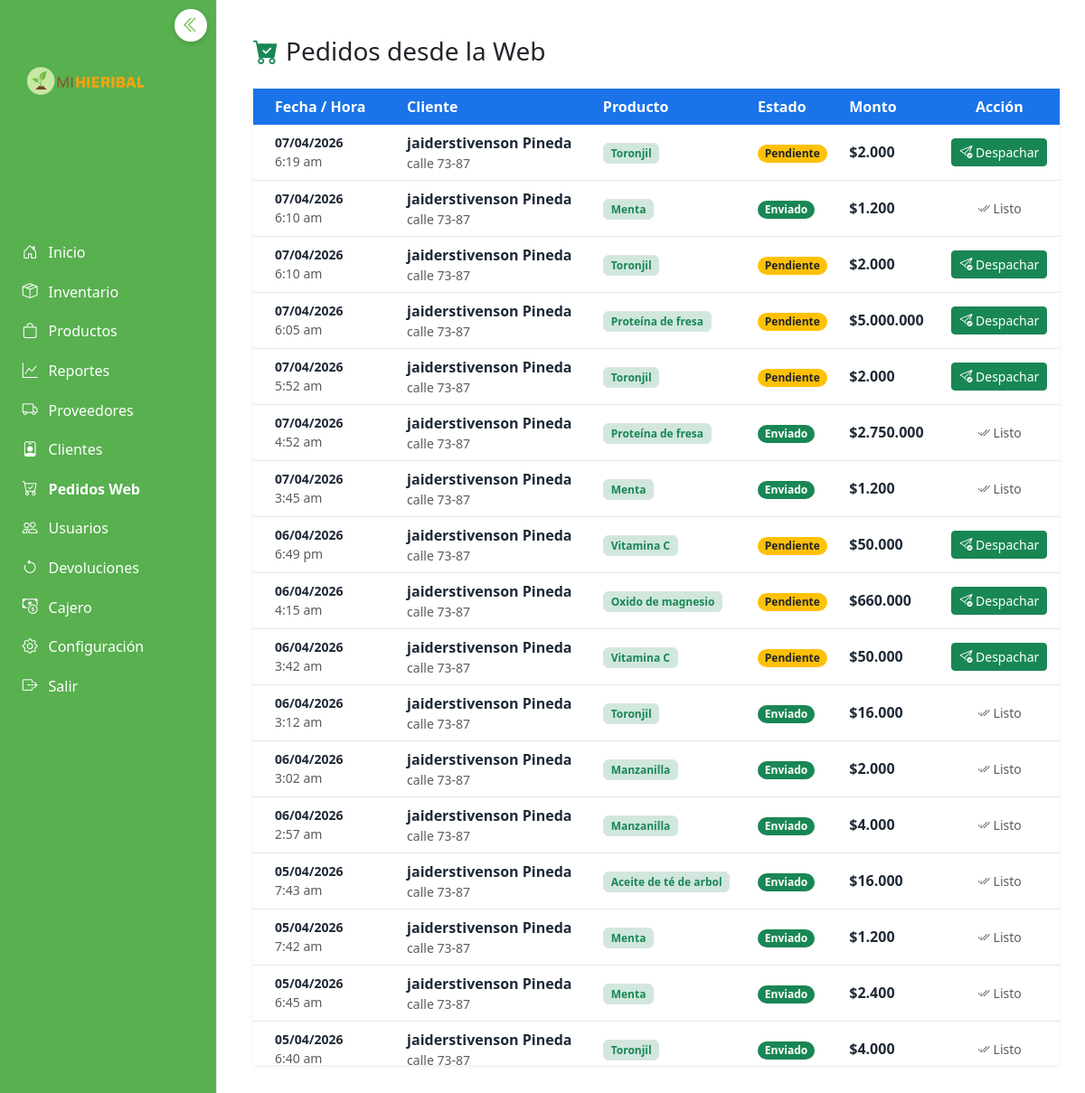
The app's page /public/?r=admin_pedidos_web (signed in) with its own data.
### tables this page shows
CREATE TABLE `carrito` (
  `id_carrito` int(11) NOT NULL,
  `id_producto` int(11) NOT NULL,
  `nombre_producto` varchar(100) NOT NULL,
  `cantidad` int(11) NOT NULL DEFAULT 1,
  `precio` decimal(10,2) NOT NULL,
  `subtotal` decimal(10,2) GENERATED ALWAYS AS (`cantidad` * `precio`) STORED,
  `fecha_agregado` timestamp NOT NULL DEFAULT current_timestamp(),
  `id_cliente` int(11) DEFAULT NULL,
  `telefono_envio` varchar(20) DEFAULT NULL,
  `direccion_envio` varchar(255) DEFAULT NULL,
  `metodo_pago` varchar(50) DEFAULT NULL,
  `notas` text DEFAULT NULL,
  `estado` int(11) DEFAULT 0
);

CREATE TABLE `clientes` (
  `id_cliente` int(11) NOT NULL,
  `cedula` varchar(20) DEFAULT NULL,
  `nombres` varchar(100) NOT NULL,
  `apellidos` varchar(100) NOT NULL,
  `telefono` varchar(20) DEFAULT NULL,
  `correo` varchar(100) NOT NULL,
  `contraseña` varchar(255) NOT NULL,
  `estado` varchar(20) NOT NULL DEFAULT 'Activo',
  `fecha_registro` datetime DEFAULT current_timestamp(),
  `verificado` tinyint(1) NOT NULL DEFAULT 0,
  `token_verificacion` varchar(64) DEFAULT NULL,
  `token_recuperacion` varchar(64) DEFAULT NULL,
  `recuperacion_expira` datetime DEFAULT NULL
);

### core/Controller.php (called while the page is built, shortened)
<?php
abstract class Controller {
    protected function render(string $vista, array $data = [], string $titulo = 'App'): void {
        extract($data, EXTR_SKIP);
        require __DIR__ . '/../views/' . $vista . '.php';
        require __DIR__ . '/../views/plantilla.php';
        exit;
    }
}

### controllers/PedidosWebController.php (called while the page is built, shortened)
<?php
class PedidosWebController extends Controller
{
    public function index() {
        $model = new AdminVenta($this->config);
        $model->marcarComoVistos();
        $this->render('admin/pedidos_web/index', [
            'pedidos'     => $model->listarPedidosWeb(),
            'totalNuevos' => 0,
            'esAdmin'     => true,
            'titulo'      => 'Pedidos desde la Web',
            'extra_js'    => ['assets/js/admin_pedidos_web.js']
        ]);
    }
}

### models/AdminVenta.php (called while the page is built, shortened)
<?php
class AdminVenta
{
    private PDO $db;
    public function __construct(array $config)
    {
        $db      = $config['db'] ?? [];
        $host    = $db['host']    ?? '127.0.0.1';
        $name    = $db['name']    ?? 'hieribal';
        $user    = $db['user']    ?? 'root';
        $pass    = $db['pass']    ?? '';
        $charset = $db['charset'] ?? 'utf8mb4';
        $dsn  = "mysql:host={$host};dbname={$name};charset={$charset}";
        $opts = [
            PDO::ATTR_ERRMODE            => PDO::ERRMODE_EXCEPTION,
            PDO::ATTR_DEFAULT_FETCH_MODE => PDO::FETCH_ASSOC,
            PDO::ATTR_EMULATE_PREPARES   => false,
        ];
        $this->db = new PDO($dsn, $user, $pass, $opts);
    }
    public function marcarComoVistos(): void
    {
        $this->db->query("UPDATE carrito SET estado = 1 WHERE estado = 0");
    }
    public function listarPedidosWeb(): array
    {
        $sql = "
            SELECT
                c.id_carrito, c.nombre_producto, c.cantidad, c.precio,
                c.subtotal, c.fecha_agregado, c.telefono_envio,
                c.direccion_envio, c.metodo_pago, c.notas, c.estado,
                cli.nombres AS cliente_nombre, cli.correo AS cliente_correo
            FROM carrito c
            INNER JOIN clientes cli ON c.id_cliente = cli.id_cliente
            ORDER BY c.fecha_agregado DESC
        ";
        $st = $this->db->prepare($sql);
        $st->execute();
        return $st->fetchAll(\PDO::FETCH_ASSOC) ?: [];
    }
}

### views/admin/pedidos_web/index.php (the view)
<div class="container-fluid py-4">
    <div class="d-flex align-items-center justify-content-between mb-4">
        <h1 class="h3 mb-0 text-gray-800">
            <i class="bi bi-cart-check-fill text-success me-2"></i>Pedidos desde la Web
        </h1>
    </div>
    <div class="card shadow-sm border-0">
        <div class="card-body p-0">
            <div class="table-responsive" style="max-height: 70vh; overflow-y: auto;">
                <table class="table table-hover align-middle mb-0">
                    <thead class="bg-primary text-white sticky-top">
                        <tr>
                            <th class="px-4">Fecha / Hora</th>
                            <th>Cliente</th>
                            <th>Producto</th>
                            <th>Estado</th>
                            <th>Monto</th>
                            <th class="text-center">Acción</th>
                        </tr>
                    </thead>
                    <tbody>
                        <?php foreach ($pedidos as $p): ?>
                        <tr id="fila-<?= $p['id_carrito'] ?>">
                            <td class="px-4 small">
                                <strong><?= date('d/m/Y', strtotime($p['fecha_agregado'])) ?></strong><br>
                                <span class="text-muted"><?= date('g:i a', strtotime($p['fecha_agregado'])) ?></span>
                            </td>
                            <td>
                                <div class="fw-bold"><?= htmlspecialchars($p['cliente_nombre']) ?></div>
                                <div class="small text-muted"><?= htmlspecialchars($p['direccion_envio']) ?></div>
                            </td>
                            <td>
                                <span class="badge bg-success-subtle text-success border">
                                    <?= htmlspecialchars($p['nombre_producto']) ?>
                                </span>
                            </td>
                            <td id="estado-<?= $p['id_carrito'] ?>">
                                <?php if ($p['estado'] == 2): ?>
                                    <span class="badge rounded-pill bg-success">Enviado</span>
                                <?php else: ?>
                                    <span class="badge rounded-pill bg-warning text-dark">Pendiente</span>
                                <?php endif; ?>
                            </td>
                            <td class="fw-bold">$<?= number_format((float)$p['subtotal'], 0, ',', '.') ?></td>
                            <td class="text-center" id="btn-contenedor-<?= $p['id_carrito'] ?>">
                                <?php if ($p['estado'] != 2): ?>
                                    <button onclick="marcarDespacho(<?= $p['id_carrito'] ?>)" class="btn btn-sm btn-success">
                                        <i class="bi bi-send-check"></i> Despachar
                                    </button>
                                <?php else: ?>
                                    <span class="text-muted small"><i class="bi bi-check2-all"></i> Listo</span>
                                <?php endif; ?>
                            </td>
                        </tr>
                        <?php endforeach; ?>
                    </tbody>
                </table>
            </div>
        </div>
    </div>
</div>

### records on screen
carrito: fecha_agregado "07/04/2026", fecha_agregado "6:19 am", id_cliente.nombres "jaiderstivenson Pineda", direccion_envio "calle 73-87", nombre_producto "Toronjil", estado "Pendiente", subtotal "2.000"
carrito: fecha_agregado "07/04/2026", fecha_agregado "6:10 am", id_cliente.nombres "jaiderstivenson Pineda", direccion_envio "calle 73-87", nombre_producto "Menta", estado "Enviado", subtotal "1.200"
carrito: fecha_agregado "07/04/2026", fecha_agregado "6:10 am", id_cliente.nombres "jaiderstivenson Pineda", direccion_envio "calle 73-87", nombre_producto "Toronjil", estado "Pendiente", subtotal "2.000"
carrito: fecha_agregado "07/04/2026", fecha_agregado "6:05 am", id_cliente.nombres "jaiderstivenson Pineda", direccion_envio "calle 73-87", nombre_producto "Proteína de fresa", estado "Pendiente", subtotal "5.000.000"
carrito: fecha_agregado "07/04/2026", fecha_agregado "5:52 am", id_cliente.nombres "jaiderstivenson Pineda", direccion_envio "calle 73-87", nombre_producto "Toronjil", estado "Pendiente", subtotal "2.000"
carrito: fecha_agregado "07/04/2026", fecha_agregado "4:52 am", id_cliente.nombres "jaiderstivenson Pineda", direccion_envio "calle 73-87", nombre_producto "Proteína de fresa", estado "Enviado", subtotal "2.750.000"
carrito: fecha_agregado "07/04/2026", fecha_agregado "3:45 am", id_cliente.nombres "jaiderstivenson Pineda", direccion_envio "calle 73-87", nombre_producto "Menta", estado "Enviado", subtotal "1.200"
carrito: fecha_agregado "06/04/2026", fecha_agregado "6:49 pm", id_cliente.nombres "jaiderstivenson Pineda", direccion_envio "calle 73-87", nombre_producto "Vitamina C", estado "Pendiente", subtotal "50.000"
carrito: fecha_agregado "06/04/2026", fecha_agregado "4:15 am", id_cliente.nombres "jaiderstivenson Pineda", direccion_envio "calle 73-87", nombre_producto "Oxido de magnesio", estado "Pendiente", subtotal "660.000"
carrito: fecha_agregado "06/04/2026", fecha_agregado "3:42 am", id_cliente.nombres "jaiderstivenson Pineda", direccion_envio "calle 73-87", nombre_producto "Vitamina C", estado "Pendiente", subtotal "50.000"
carrito: fecha_agregado "06/04/2026", fecha_agregado "3:12 am", id_cliente.nombres "jaiderstivenson Pineda", direccion_envio "calle 73-87", nombre_producto "Toronjil", estado "Enviado", subtotal "16.000"
carrito: fecha_agregado "06/04/2026", fecha_agregado "3:02 am", id_cliente.nombres "jaiderstivenson Pineda", direccion_envio "calle 73-87", nombre_producto "Manzanilla", estado "Enviado", subtotal "2.000"
carrito: fecha_agregado "06/04/2026", fecha_agregado "2:57 am", id_cliente.nombres "jaiderstivenson Pineda", direccion_envio "calle 73-87", nombre_producto "Manzanilla", estado "Enviado", subtotal "4.000"
carrito: fecha_agregado "05/04/2026", fecha_agregado "7:43 am", id_cliente.nombres "jaiderstivenson Pineda", direccion_envio "calle 73-87", nombre_producto "Aceite de té de arbol", estado "Enviado", subtotal "16.000"
carrito: fecha_agregado "05/04/2026", fecha_agregado "7:42 am", id_cliente.nombres "jaiderstivenson Pineda", direccion_envio "calle 73-87", nombre_producto "Menta", estado "Enviado", subtotal "1.200"
carrito: fecha_agregado "05/04/2026", fecha_agregado "6:45 am", id_cliente.nombres "jaiderstivenson Pineda", direccion_envio "calle 73-87", nombre_producto "Menta", estado "Enviado", subtotal "2.400"
carrito: fecha_agregado "05/04/2026", fecha_agregado "6:40 am", id_cliente.nombres "jaiderstivenson Pineda", direccion_envio "calle 73-87", nombre_producto "Toronjil", estado "Enviado", subtotal "4.000"
